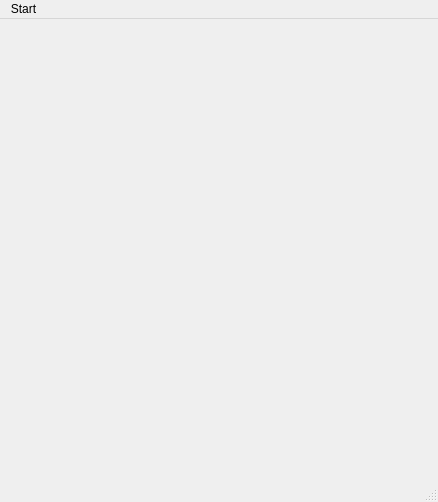
<?xml version="1.0" encoding="UTF-8"?>
<ui version="4.0">
 <class>MainScence</class>
 <widget class="QMainWindow" name="MainScence">
  <property name="geometry">
   <rect>
    <x>0</x>
    <y>0</y>
    <width>438</width>
    <height>502</height>
   </rect>
  </property>
  <property name="windowTitle">
   <string>MainScence</string>
  </property>
  <widget class="QWidget" name="centralwidget"/>
  <widget class="QMenuBar" name="menubar">
   <property name="geometry">
    <rect>
     <x>0</x>
     <y>0</y>
     <width>438</width>
     <height>23</height>
    </rect>
   </property>
   <widget class="QMenu" name="menuStart">
    <property name="title">
     <string>Start</string>
    </property>
    <addaction name="actionClose"/>
   </widget>
   <addaction name="menuStart"/>
  </widget>
  <widget class="QStatusBar" name="statusbar"/>
  <action name="actionClose">
   <property name="text">
    <string>Close</string>
   </property>
  </action>
 </widget>
 <resources/>
 <connections/>
</ui>
